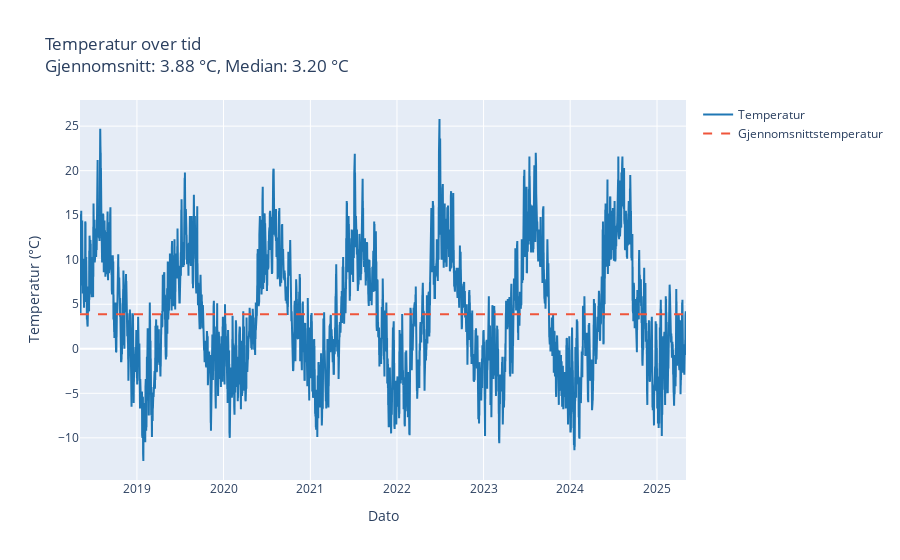

The code cell stored with this chart in its notebook:
### Markdown cell above
Dette er et forsøk på å bedre predikere gjennomsnittstemperaturen det neste året enn en lineær regresjon. Her følger prediksjonen sesongvariasjonen.

### Code cell
import plotly.graph_objects as go
import pandas as pd
import matplotlib.pyplot as plt


# Leser data fra de separate CSV-filene
temperature_data = pd.read_csv("../data/temperature_data.csv")
precipitation_data = pd.read_csv("../data/precipitation_data.csv")
wind_speed_data = pd.read_csv("../data/wind_speed_data.csv")
humidity_data = pd.read_csv("../data/humidity_data.csv")

# Konverterer referansetiden til datetime for alle datasettene
temperature_data['referenceTime'] = pd.to_datetime(temperature_data['referenceTime'])
precipitation_data['referenceTime'] = pd.to_datetime(precipitation_data['referenceTime'])
wind_speed_data['referenceTime'] = pd.to_datetime(wind_speed_data['referenceTime'])
humidity_data['referenceTime'] = pd.to_datetime(humidity_data['referenceTime'])

# Plotter temperaturdata
fig_temp = go.Figure()
fig_temp.add_trace(go.Scatter(
    x=temperature_data['referenceTime'],
    y=temperature_data['value'],
    mode='lines',
    name='Temperatur',
    line=dict(color='#1f77b4')
))
mean_temp = temperature_data['value'].mean()
median_temp = temperature_data['value'].median()
fig_temp.add_trace(go.Scatter(
    x=temperature_data['referenceTime'],
    y=[mean_temp] * len(temperature_data['referenceTime']),
    mode='lines',
    line=dict(dash='dash', color='rgba(31, 119, 180)'),
    name='Gjennomsnittstemperatur'
))
fig_temp.update_layout(
    title=f"Temperatur over tid<br>Gjennomsnitt: {mean_temp:.2f} °C, Median: {median_temp:.2f} °C",
    xaxis_title="Dato",
    yaxis_title="Temperatur (°C)"
)
fig_temp.show()

### Figure 1 — Plotly figure (JSON) as saved in the notebook; plotly's stock layout.template omitted (floating-point values rounded to 4 significant figures; data arrays with more than 128 entries replaced by an {"elided": "..."} marker saying what was removed)
{"data": [{"line": {"color": "#1f77b4"}, "mode": "lines", "name": "Temperatur", "type": "scatter", "x": {"elided": "5110 str values"}, "y": {"elided": "5110 float values"}}, {"line": {"color": "rgba(31, 119, 180)", "dash": "dash"}, "mode": "lines", "name": "Gjennomsnittstemperatur", "type": "scatter", "x": {"elided": "5110 str values"}, "y": {"elided": "5110 float values"}}], "layout": {"title": {"text": "Temperatur over tid<br>Gjennomsnitt: 3.88 °C, Median: 3.20 °C"}, "xaxis": {"title": {"text": "Dato"}}, "yaxis": {"title": {"text": "Temperatur (°C)"}}}}
